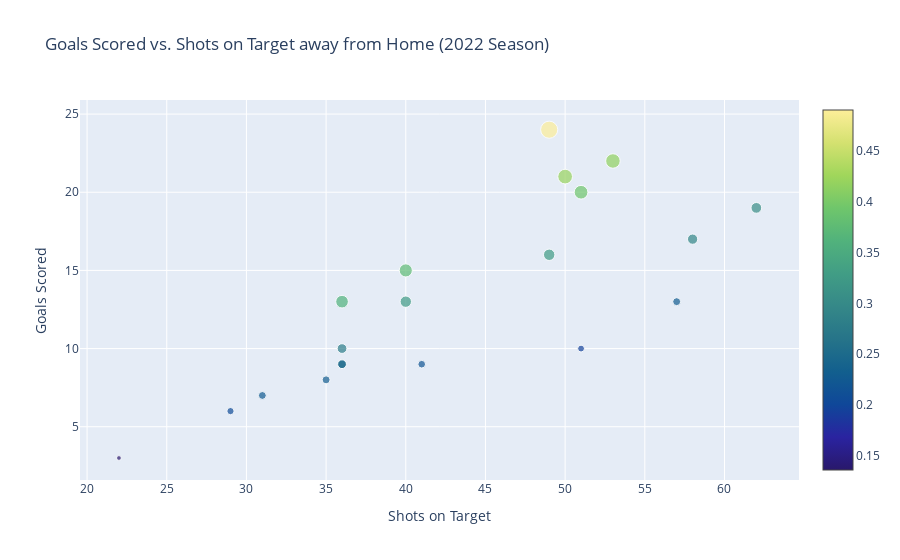

Here is the notebook cell this chart was saved with:
### Code cell
# For the 2022 season away stats
away_22 = go.Scatter(x=away_shootin_stats_22['SoT'], y=away_shootin_stats_22['GF'], mode='markers',
                   text=away_shootin_stats_22.index.get_level_values('Team'),
                   marker={'size': 35 * away_shootin_stats_22['Efficiency'],
                           'color':away_shootin_stats_22['Efficiency'],'colorscale': 'haline', 'showscale':True})
                              #To have the points vary based on efficiency
# create a layout for the plot
away_layout_22 = go.Layout(title='Goals Scored vs. Shots on Target away from Home (2022 Season)',
                   xaxis={'title': 'Shots on Target'},
                   yaxis={'title': 'Goals Scored'})

# create a figure object
shot_AwayStats_22 = go.Figure(data=[away_22], layout=away_layout_22)
shot_AwayStats_22.show()
py.plot(shot_AwayStats_22, filename='ShotsvsGoals_Away_Stats_22.html', auto_open=False)

### Figure 1 — Plotly figure (JSON) as saved in the notebook; plotly's stock layout.template omitted (floating-point values rounded to 4 significant figures)
{"data": [{"marker": {"color": [0.4898, 0.25, 0.2778, 0.3611, 0.4151, 0.1961, 0.2195, 0.2069, 0.375, 0.325, 0.42, 0.2281, 0.3065, 0.2931, 0.3265, 0.1364, 0.25, 0.3922, 0.2258, 0.2286], "colorscale": [[0, "rgb(41, 24, 107)"], [0.09091, "rgb(42, 35, 160)"], [0.1818, "rgb(15, 71, 153)"], [0.2727, "rgb(18, 95, 142)"], [0.3636, "rgb(38, 116, 137)"], [0.4545, "rgb(53, 136, 136)"], [0.5455, "rgb(65, 157, 133)"], [0.6364, "rgb(81, 178, 124)"], [0.7273, "rgb(111, 198, 107)"], [0.8182, "rgb(160, 214, 91)"], [0.9091, "rgb(212, 225, 112)"], [1, "rgb(253, 238, 153)"]], "showscale": true, "size": [17.14, 8.75, 9.722, 12.64, 14.53, 6.863, 7.683, 7.241, 13.12, 11.38, 14.7, 7.982, 10.73, 10.26, 11.43, 4.773, 8.75, 13.73, 7.903, 8]}, "mode": "markers", "text": ["Arsenal", "Aston Villa", "Bournemouth", "Brentford", "Brighton and Hove Albion", "Chelsea", "Crystal Palace", "Everton", "Fulham", "Leeds United", "Leicester City", "Liverpool", "Manchester City", "Manchester United", "Newcastle United", "Nottingham Forest", "Southampton", "Tottenham Hotspur", "West Ham United", "Wolverhampton Wanderers"], "type": "scatter", "x": [49, 36, 36, 36, 53, 51, 41, 29, 40, 40, 50, 57, 62, 58, 49, 22, 36, 51, 31, 35], "y": [24, 9, 10, 13, 22, 10, 9, 6, 15, 13, 21, 13, 19, 17, 16, 3, 9, 20, 7, 8]}], "layout": {"title": {"text": "Goals Scored vs. Shots on Target away from Home (2022 Season)"}, "xaxis": {"title": {"text": "Shots on Target"}}, "yaxis": {"title": {"text": "Goals Scored"}}}}
